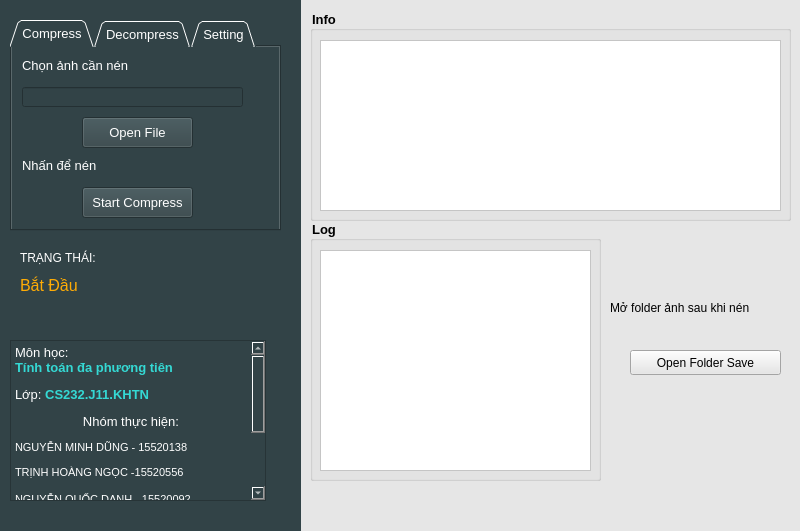
<?xml version="1.0" encoding="UTF-8"?>
<ui version="4.0">
 <class>MainWindow</class>
 <widget class="QMainWindow" name="MainWindow">
  <property name="geometry">
   <rect>
    <x>0</x>
    <y>0</y>
    <width>800</width>
    <height>531</height>
   </rect>
  </property>
  <property name="font">
   <font>
    <pointsize>10</pointsize>
   </font>
  </property>
  <property name="windowTitle">
   <string>Bài toán phân loại quảng cáo nông trại</string>
  </property>
  <property name="styleSheet">
   <string notr="true">background:rgb(230, 230, 230)</string>
  </property>
  <widget class="QWidget" name="centralwidget">
   <widget class="QWidget" name="left_window" native="true">
    <property name="geometry">
     <rect>
      <x>0</x>
      <y>0</y>
      <width>301</width>
      <height>531</height>
     </rect>
    </property>
    <property name="font">
     <font>
      <family>MS Shell Dlg 2</family>
      <pointsize>10</pointsize>
      <weight>50</weight>
      <italic>false</italic>
      <bold>false</bold>
     </font>
    </property>
    <property name="styleSheet">
     <string notr="true">background:rgb(50, 67, 71);
color:white;
font: 10pt &quot;MS Shell Dlg 2&quot;;</string>
    </property>
    <widget class="QTabWidget" name="tabWidget">
     <property name="geometry">
      <rect>
       <x>10</x>
       <y>20</y>
       <width>271</width>
       <height>211</height>
      </rect>
     </property>
     <property name="font">
      <font>
       <family>MS Shell Dlg 2</family>
       <pointsize>10</pointsize>
       <weight>9</weight>
       <italic>false</italic>
       <bold>false</bold>
      </font>
     </property>
     <property name="autoFillBackground">
      <bool>false</bool>
     </property>
     <property name="styleSheet">
      <string notr="true">font: 75 10pt &quot;MS Shell Dlg 2&quot;;</string>
     </property>
     <property name="tabShape">
      <enum>QTabWidget::Triangular</enum>
     </property>
     <property name="currentIndex">
      <number>0</number>
     </property>
     <property name="tabBarAutoHide">
      <bool>false</bool>
     </property>
     <widget class="QWidget" name="train_tab">
      <property name="enabled">
       <bool>true</bool>
      </property>
      <property name="font">
       <font>
        <family>MS Shell Dlg 2</family>
        <pointsize>10</pointsize>
        <weight>9</weight>
        <italic>false</italic>
        <bold>false</bold>
       </font>
      </property>
      <property name="styleSheet">
       <string notr="true"/>
      </property>
      <attribute name="title">
       <string>Compress</string>
      </attribute>
      <widget class="QLabel" name="label_filetrain">
       <property name="geometry">
        <rect>
         <x>10</x>
         <y>10</y>
         <width>221</width>
         <height>16</height>
        </rect>
       </property>
       <property name="text">
        <string>Chọn ảnh cần nén</string>
       </property>
      </widget>
      <widget class="QPushButton" name="btn_openfiletrain">
       <property name="geometry">
        <rect>
         <x>70</x>
         <y>70</y>
         <width>111</width>
         <height>31</height>
        </rect>
       </property>
       <property name="text">
        <string>Open File</string>
       </property>
      </widget>
      <widget class="QLabel" name="label_train">
       <property name="geometry">
        <rect>
         <x>10</x>
         <y>110</y>
         <width>151</width>
         <height>16</height>
        </rect>
       </property>
       <property name="text">
        <string>Nhấn để nén</string>
       </property>
      </widget>
      <widget class="QPushButton" name="btn_train">
       <property name="geometry">
        <rect>
         <x>70</x>
         <y>140</y>
         <width>111</width>
         <height>31</height>
        </rect>
       </property>
       <property name="text">
        <string>Start Compress</string>
       </property>
      </widget>
      <widget class="QLineEdit" name="line_train">
       <property name="geometry">
        <rect>
         <x>10</x>
         <y>40</y>
         <width>221</width>
         <height>20</height>
        </rect>
       </property>
      </widget>
     </widget>
     <widget class="QWidget" name="test_tab">
      <property name="enabled">
       <bool>true</bool>
      </property>
      <property name="styleSheet">
       <string notr="true"/>
      </property>
      <attribute name="title">
       <string>Decompress</string>
      </attribute>
      <widget class="QWidget" name="widget_2" native="true">
       <property name="enabled">
        <bool>true</bool>
       </property>
       <property name="geometry">
        <rect>
         <x>10</x>
         <y>10</y>
         <width>241</width>
         <height>171</height>
        </rect>
       </property>
       <widget class="QPushButton" name="btn_testfile">
        <property name="geometry">
         <rect>
          <x>40</x>
          <y>120</y>
          <width>141</width>
          <height>23</height>
         </rect>
        </property>
        <property name="text">
         <string>Start Decompress</string>
        </property>
       </widget>
       <widget class="QPushButton" name="btn_openfiletest">
        <property name="geometry">
         <rect>
          <x>50</x>
          <y>40</y>
          <width>111</width>
          <height>23</height>
         </rect>
        </property>
        <property name="text">
         <string>Open File Nén</string>
        </property>
       </widget>
       <widget class="QLabel" name="label_train_2">
        <property name="geometry">
         <rect>
          <x>20</x>
          <y>80</y>
          <width>151</width>
          <height>16</height>
         </rect>
        </property>
        <property name="text">
         <string>Nhấn để giải nén</string>
        </property>
       </widget>
       <widget class="QLabel" name="label_filetrain_2">
        <property name="geometry">
         <rect>
          <x>20</x>
          <y>0</y>
          <width>221</width>
          <height>20</height>
         </rect>
        </property>
        <property name="text">
         <string>Chọn file nén</string>
        </property>
       </widget>
      </widget>
      <widget class="QWidget" name="widget_3" native="true">
       <property name="geometry">
        <rect>
         <x>0</x>
         <y>40</y>
         <width>221</width>
         <height>111</height>
        </rect>
       </property>
       <property name="visible">
        <bool>false</bool>
       </property>
       <widget class="QLineEdit" name="linetest">
        <property name="geometry">
         <rect>
          <x>10</x>
          <y>40</y>
          <width>201</width>
          <height>20</height>
         </rect>
        </property>
       </widget>
       <widget class="QPushButton" name="btn_testline">
        <property name="geometry">
         <rect>
          <x>70</x>
          <y>70</y>
          <width>75</width>
          <height>23</height>
         </rect>
        </property>
        <property name="text">
         <string>Test Data</string>
        </property>
       </widget>
       <widget class="QLabel" name="label_5">
        <property name="geometry">
         <rect>
          <x>10</x>
          <y>10</y>
          <width>61</width>
          <height>16</height>
         </rect>
        </property>
        <property name="text">
         <string>Input Text:</string>
        </property>
       </widget>
      </widget>
     </widget>
     <widget class="QWidget" name="setting_tab">
      <property name="enabled">
       <bool>true</bool>
      </property>
      <property name="styleSheet">
       <string notr="true"/>
      </property>
      <attribute name="title">
       <string>Setting</string>
      </attribute>
      <widget class="QGroupBox" name="groupBox_4">
       <property name="geometry">
        <rect>
         <x>10</x>
         <y>10</y>
         <width>221</width>
         <height>181</height>
        </rect>
       </property>
       <property name="title">
        <string>JPEG encoding with:</string>
       </property>
       <property name="flat">
        <bool>false</bool>
       </property>
       <property name="checkable">
        <bool>false</bool>
       </property>
       <property name="checked">
        <bool>false</bool>
       </property>
       <widget class="QRadioButton" name="_flagHM">
        <property name="geometry">
         <rect>
          <x>10</x>
          <y>30</y>
          <width>201</width>
          <height>17</height>
         </rect>
        </property>
        <property name="text">
         <string>Huffman Coding</string>
        </property>
        <property name="checked">
         <bool>true</bool>
        </property>
       </widget>
       <widget class="QRadioButton" name="_flagLZW">
        <property name="geometry">
         <rect>
          <x>10</x>
          <y>50</y>
          <width>201</width>
          <height>17</height>
         </rect>
        </property>
        <property name="text">
         <string>LZW Coding</string>
        </property>
       </widget>
       <widget class="QRadioButton" name="_flagARTH">
        <property name="geometry">
         <rect>
          <x>10</x>
          <y>70</y>
          <width>201</width>
          <height>17</height>
         </rect>
        </property>
        <property name="text">
         <string>Arithmetic Coding</string>
        </property>
       </widget>
       <widget class="QRadioButton" name="_flagLZW_ll">
        <property name="geometry">
         <rect>
          <x>10</x>
          <y>130</y>
          <width>201</width>
          <height>17</height>
         </rect>
        </property>
        <property name="text">
         <string>LZW Coding</string>
        </property>
       </widget>
       <widget class="QLabel" name="label">
        <property name="geometry">
         <rect>
          <x>0</x>
          <y>100</y>
          <width>161</width>
          <height>17</height>
         </rect>
        </property>
        <property name="text">
         <string>Lossless Compression:</string>
        </property>
       </widget>
      </widget>
     </widget>
    </widget>
    <widget class="QTextBrowser" name="widget_thongtinnhom">
     <property name="geometry">
      <rect>
       <x>10</x>
       <y>340</y>
       <width>256</width>
       <height>161</height>
      </rect>
     </property>
     <property name="html">
      <string>&lt;!DOCTYPE HTML PUBLIC &quot;-//W3C//DTD HTML 4.0//EN&quot; &quot;http://www.w3.org/TR/REC-html40/strict.dtd&quot;&gt;
&lt;html&gt;&lt;head&gt;&lt;meta name=&quot;qrichtext&quot; content=&quot;1&quot; /&gt;&lt;style type=&quot;text/css&quot;&gt;
p, li { white-space: pre-wrap; }
&lt;/style&gt;&lt;/head&gt;&lt;body style=&quot; font-family:'MS Shell Dlg 2'; font-size:10pt; font-weight:400; font-style:normal;&quot;&gt;
&lt;p style=&quot; margin-top:12px; margin-bottom:12px; margin-left:0px; margin-right:0px; -qt-block-indent:0; text-indent:0px;&quot;&gt;Môn học:			&lt;span style=&quot; font-family:'Helvetica,Arial,sans-serif'; font-weight:600; color:#34d9d4;&quot;&gt;Tính toán đa phương tiên&lt;/span&gt;&lt;/p&gt;
&lt;p style=&quot; margin-top:12px; margin-bottom:12px; margin-left:0px; margin-right:0px; -qt-block-indent:0; text-indent:0px;&quot;&gt;&lt;span style=&quot; font-family:'Helvetica,Arial,sans-serif'; color:#ffffff;&quot;&gt;Lớp: &lt;/span&gt;&lt;span style=&quot; font-family:'Helvetica,Arial,sans-serif'; font-weight:600; color:#34d9d4;&quot;&gt;CS232.J11.KHTN&lt;/span&gt;&lt;/p&gt;
&lt;p align=&quot;center&quot; style=&quot; margin-top:12px; margin-bottom:12px; margin-left:0px; margin-right:0px; -qt-block-indent:0; text-indent:0px;&quot;&gt;Nhóm thực hiện:&lt;/p&gt;
&lt;p style=&quot; margin-top:12px; margin-bottom:12px; margin-left:0px; margin-right:0px; -qt-block-indent:0; text-indent:0px;&quot;&gt;&lt;span style=&quot; font-size:8pt; background-color:transparent;&quot;&gt;NGUYỄN MINH DŨNG - 15520138&lt;/span&gt;&lt;/p&gt;
&lt;p style=&quot; margin-top:12px; margin-bottom:0px; margin-left:0px; margin-right:0px; -qt-block-indent:0; text-indent:0px; line-height:115%; background-color:transparent;&quot;&gt;&lt;span style=&quot; font-size:8pt; background-color:transparent;&quot;&gt;TRỊNH HOÀNG NGỌC -15520556&lt;/span&gt;&lt;/p&gt;
&lt;p style=&quot; margin-top:12px; margin-bottom:0px; margin-left:0px; margin-right:0px; -qt-block-indent:0; text-indent:0px; line-height:115%; background-color:transparent;&quot;&gt;&lt;span style=&quot; font-size:8pt; background-color:transparent;&quot;&gt;NGUYỄN QUỐC DANH - 15520092&lt;/span&gt;&lt;/p&gt;
&lt;p style=&quot; margin-top:12px; margin-bottom:0px; margin-left:0px; margin-right:0px; -qt-block-indent:0; text-indent:0px; line-height:115%; background-color:transparent;&quot;&gt;&lt;span style=&quot; font-size:8pt; background-color:transparent;&quot;&gt;NGUYỄN ĐỨC ANH - 15520021&lt;/span&gt;&lt;/p&gt;
&lt;p style=&quot; margin-top:12px; margin-bottom:0px; margin-left:0px; margin-right:0px; -qt-block-indent:0; text-indent:0px; line-height:115%;&quot;&gt;&lt;span style=&quot; font-size:8pt;&quot;&gt;VŨ LÊ HOÀNG MINH - 15520498&lt;/span&gt;&lt;/p&gt;
&lt;p style=&quot;-qt-paragraph-type:empty; margin-top:0px; margin-bottom:0px; margin-left:0px; margin-right:0px; -qt-block-indent:0; text-indent:0px;&quot;&gt;&lt;br /&gt;&lt;/p&gt;
&lt;p style=&quot;-qt-paragraph-type:empty; margin-top:12px; margin-bottom:12px; margin-left:0px; margin-right:0px; -qt-block-indent:0; text-indent:0px;&quot;&gt;&lt;br /&gt;&lt;/p&gt;&lt;/body&gt;&lt;/html&gt;</string>
     </property>
    </widget>
    <widget class="QWidget" name="widget_status" native="true">
     <property name="geometry">
      <rect>
       <x>10</x>
       <y>240</y>
       <width>251</width>
       <height>80</height>
      </rect>
     </property>
     <widget class="QLabel" name="label_trangthai">
      <property name="geometry">
       <rect>
        <x>10</x>
        <y>10</y>
        <width>81</width>
        <height>16</height>
       </rect>
      </property>
      <property name="text">
       <string>TRẠNG THÁI:</string>
      </property>
     </widget>
     <widget class="QLabel" name="status_program">
      <property name="geometry">
       <rect>
        <x>10</x>
        <y>30</y>
        <width>241</width>
        <height>31</height>
       </rect>
      </property>
      <property name="font">
       <font>
        <family>MS Shell Dlg 2</family>
        <pointsize>12</pointsize>
        <weight>50</weight>
        <italic>false</italic>
        <bold>false</bold>
       </font>
      </property>
      <property name="styleSheet">
       <string notr="true">font: 12pt &quot;MS Shell Dlg 2&quot;;
color:rgb(255, 172, 5)</string>
      </property>
      <property name="text">
       <string>Bắt Đầu</string>
      </property>
     </widget>
    </widget>
   </widget>
   <widget class="QGroupBox" name="groupBox_output">
    <property name="geometry">
     <rect>
      <x>310</x>
      <y>220</y>
      <width>291</width>
      <height>261</height>
     </rect>
    </property>
    <property name="font">
     <font>
      <pointsize>10</pointsize>
      <weight>75</weight>
      <bold>true</bold>
     </font>
    </property>
    <property name="title">
     <string>Log</string>
    </property>
    <widget class="QTextBrowser" name="area_output">
     <property name="geometry">
      <rect>
       <x>10</x>
       <y>30</y>
       <width>271</width>
       <height>221</height>
      </rect>
     </property>
     <property name="styleSheet">
      <string notr="true">background:rgb(255, 255, 255)</string>
     </property>
    </widget>
   </widget>
   <widget class="QGroupBox" name="groupBox_info_img">
    <property name="geometry">
     <rect>
      <x>310</x>
      <y>10</y>
      <width>481</width>
      <height>211</height>
     </rect>
    </property>
    <property name="font">
     <font>
      <pointsize>10</pointsize>
      <weight>75</weight>
      <bold>true</bold>
     </font>
    </property>
    <property name="title">
     <string>Info</string>
    </property>
    <widget class="QTextBrowser" name="area_info_img">
     <property name="geometry">
      <rect>
       <x>10</x>
       <y>30</y>
       <width>461</width>
       <height>171</height>
      </rect>
     </property>
     <property name="styleSheet">
      <string notr="true">background:rgb(255, 255, 255)</string>
     </property>
    </widget>
   </widget>
   <widget class="QPushButton" name="pushButton">
    <property name="geometry">
     <rect>
      <x>630</x>
      <y>350</y>
      <width>151</width>
      <height>25</height>
     </rect>
    </property>
    <property name="text">
     <string>Open Folder Save</string>
    </property>
   </widget>
   <widget class="QLabel" name="label_filetrain_3">
    <property name="geometry">
     <rect>
      <x>610</x>
      <y>300</y>
      <width>221</width>
      <height>16</height>
     </rect>
    </property>
    <property name="text">
     <string>Mở folder ảnh sau khi nén</string>
    </property>
   </widget>
  </widget>
 </widget>
 <resources/>
 <connections/>
</ui>
